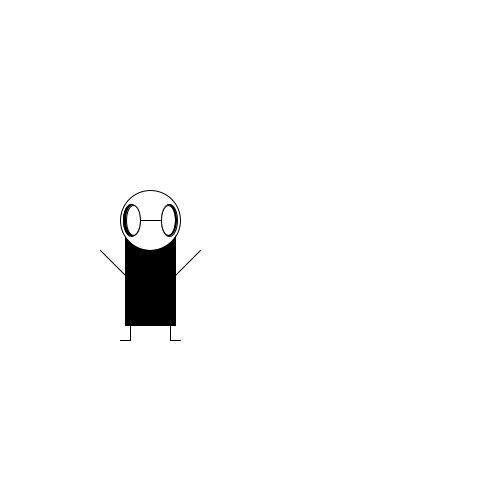
Frame 1 (no input)
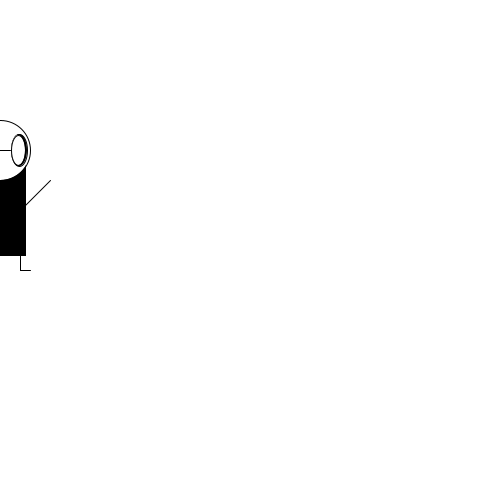
Frame 60 (the mouse pressed at the canvas centre just before this capture)
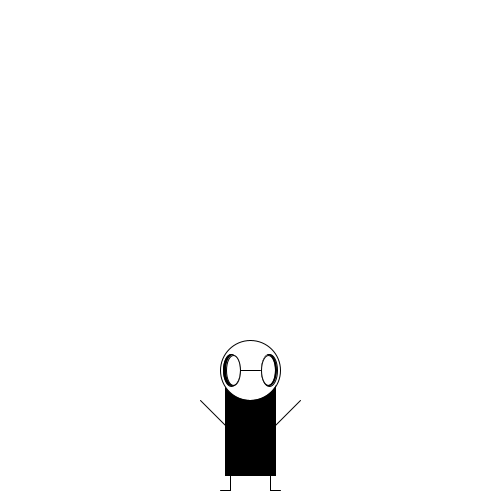
Frame 120 (the mouse held since frame 60 and released just before this capture)

The Processing sketch that drew these frames (run headless with seeded random() and noise(); from frame 60 on, the mouse is pressed at the canvas centre):

// Processing sketch: processing_125924
// ── processing_125924.pde

int monsterX;
int monsterY;

int richting;
int teller;
boolean test;

void setup() {
  size(500, 500);
  monsterX = 150;
  monsterY = 250;
  
  test = true;
  richting = 10;
  teller = 0;
}

void draw() {
  background(255, 255, 255);
  stroke(0);
  fill(0, 0, 0);
  rectMode(CENTER);
  rect(monsterX, monsterY+25, 50, 100);
  line(monsterX-50, monsterY, monsterX, monsterY+50); 
  line(monsterX, monsterY+50, monsterX+50, monsterY);
  fill(255);                
  ellipse(monsterX, monsterY-30, 60, 60);  
  fill(0);                   
  ellipse(monsterX-19, monsterY-30, 16, 32);   
  ellipse(monsterX+19, monsterY-30, 16, 32);
  fill(255, 255, 255);
  ellipse(monsterX-17, monsterY-30, 14, 30);
  ellipse(monsterX+18, monsterY-30, 14, 30);
  line(monsterX-10, monsterY-30, monsterX+10, monsterY-30);
  line(monsterX+20,monsterY+90,monsterX+20,monsterY+75);
  line( monsterX-20,monsterY+90,monsterX-20,monsterY+75);
  line( monsterX+20,monsterY+90,monsterX+30,monsterY+90);
  line( monsterX-20,monsterY+90,monsterX-30,monsterY+90);
  
  monsterX =  mouseX;
  
   if(test == true){
     fill(250,0,0);
   }
  
  if(test == false){
    fill(0,255,0);
    ellipse(monsterX, monsterY-30, 60, 60);  
  }
  
  monsterY = monsterY + richting;
  if (monsterY > 500 || monsterY < 0){
  richting= -richting;
  teller = teller +1;
  }
  
  if(teller == 10){
    teller = 0;
    test = !test;
  }

  
  
  


}
